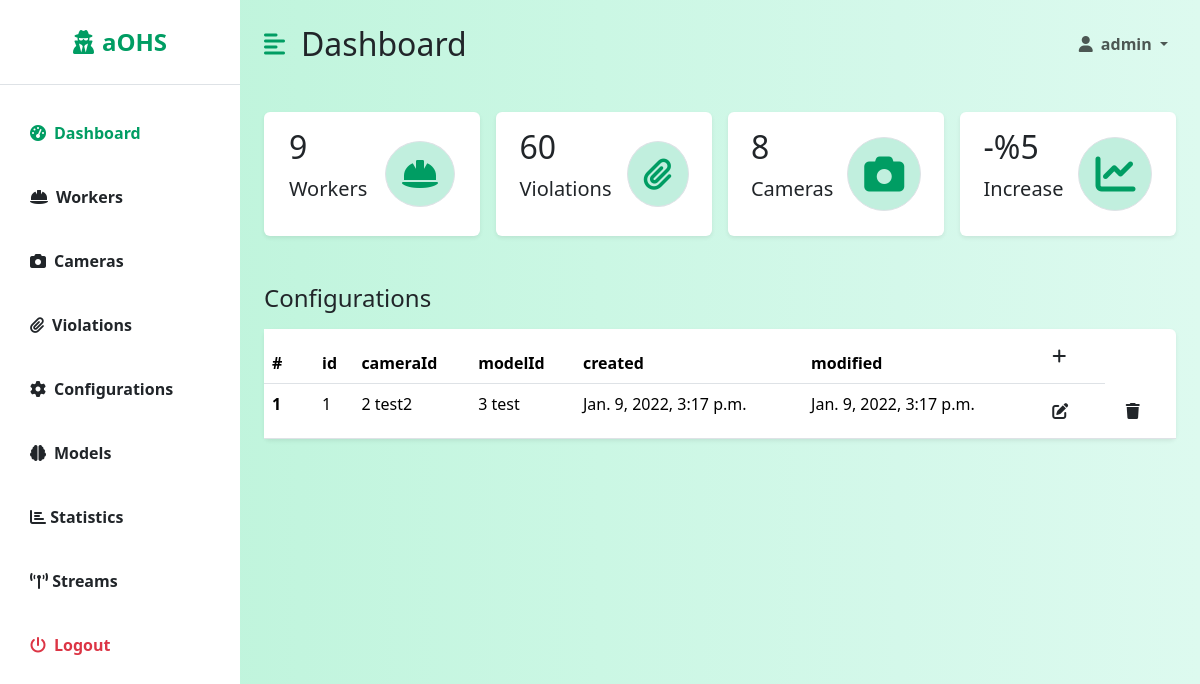
The app's page /dashboard/configurations/ (signed in), older data.
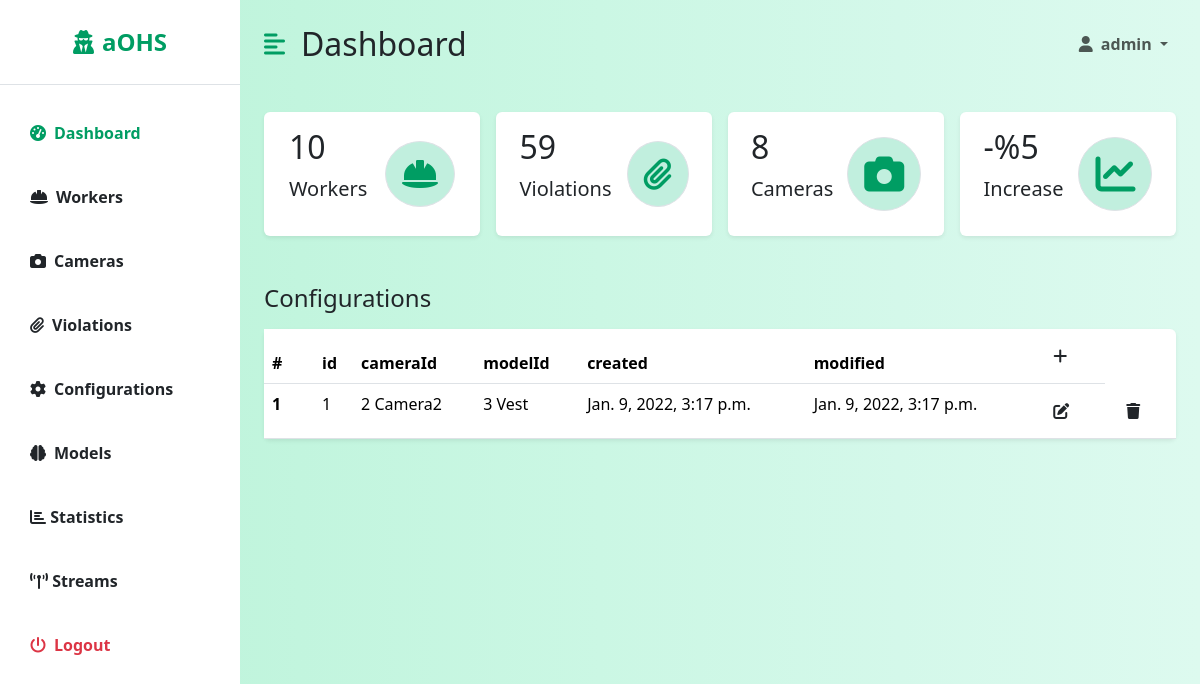
The same page, newer data.
### backend/models.py (models this page shows, shortened)
class Configuration(models.Model):
    id = models.AutoField(primary_key=True)
    cameraId = models.ForeignKey(Camera, on_delete=models.CASCADE, null=False)
    modelId = models.ForeignKey(Model, on_delete=models.CASCADE, null=False)
    created = models.DateTimeField(auto_now_add=True)
    modified = models.DateTimeField(auto_now=True)

class Camera(models.Model):
    id = models.AutoField(primary_key=True)
    url = models.URLField(max_length=100)
    name = models.CharField(max_length=100, null=False)
    userId = models.ForeignKey(User, on_delete=models.DO_NOTHING, null=True)
    created = models.DateTimeField(auto_now_add=True)
    modified = models.DateTimeField(auto_now=True)
    active = models.BooleanField(default=False)
    def __str__(self):
        return str(self.id) + " " + str(self.name)

class Model(models.Model):
    id = models.AutoField(primary_key=True)
    name = models.CharField(max_length=100, null=False)
    path = models.CharField(max_length=100, null=False)
    created = models.DateTimeField(auto_now_add=True)
    modified = models.DateTimeField(auto_now=True)
    def __str__(self):
        return str(self.id) + " " + str(self.name)

### dashboard/views/configuration_views.py (the view, shortened to what this page needs)
# urls.py: path('configurations/', ConfigurationView.as_view()),
class ConfigurationView(LoginRequiredMixin, View, GetCountsMixin):
    login_url = '/login/'
    redirect_field_name = 'redirect_to'
    def get(self, request):
        headers = ["id", "cameraId", "modelId", "created", "modified"]
        configuration = Configuration.objects.all()
        return render(request, 'dashboard/listConfiguration.html', {'headers': headers, 'data': configuration, 'counts': super().get_counts()})

### dashboard/views/mixins.py (called while the page is built)
    def get_counts(self):
        counts = {
            'workers': Worker.objects.filter(active=True).count(),
            'violations': Violation.objects.filter(valid=True).count(),
            'cameras': Camera.objects.count(),
        }
        return counts

### dashboard/templates/dashboard/listConfiguration.html
{% extends 'dashboard/dashboard.html' %}
{% block table %}
    <h3 class="fs-4 mb-3">Configurations</h3>
    <table class="table bg-white rounded shadow-sm  table-hover">
        <thead>
        <tr>
            <th scope="col" width="50">#</th>
            {% for header in headers %}
                <th scope="col">{{ header }}</th>
            {% endfor %}
            <th><a class="btn" href="/dashboard/configurations/add/"><i class="fa fa-plus"></i></a></th>
        </tr>
        </thead>
        <tbody>
        {% for datum in data %}
            <tr>
                <th scope="row">{{ forloop.counter }}</th>
                <td>{{ datum.id }}</td>
                <td>{{ datum.cameraId }}</td>
                <td>{{ datum.modelId }}</td>
                <td>{{ datum.created }}</td>
                <td>{{ datum.modified }}</td>
                <th><a class="btn" href="/dashboard/configurations/edit/{{ datum.id }}/"><i class="fa fa-edit"></i></a>
                </th>
                <th><a class="btn" href="/dashboard/configurations/delete/{{ datum.id }}/"><i
                        class="fa fa-trash"></i></a></th>
            </tr>
        {% endfor %}
        </tbody>
    </table>
{% endblock %}

### dashboard/templates/dashboard/dashboard.html (shortened to what the changed rows need)
{% extends 'base.html' %}
{% block dashboard %}
    <div class="d-flex" id="wrapper">
        <div id="page-content-wrapper">
            <nav class="navbar navbar-expand-lg navbar-light bg-transparent py-4 px-4">
                <div class="d-flex align-items-center">
                    <h2 class="fs-2 m-0">Dashboard</h2>
                </div>
            </nav>
            <div class="container-fluid px-4">
                <div class="row g-3 my-2">
                    <div class="col-md-3">
                        <div class="p-3 bg-white shadow-sm d-flex justify-content-around align-items-center rounded">
                            <div>
                                <h3 class="fs-2">{{ counts.workers }}</h3>
                                <p class="fs-5">Workers</p>
                            </div>
                        </div>
                    </div>
                    <div class="col-md-3">
                        <div class="p-3 bg-white shadow-sm d-flex justify-content-around align-items-center rounded">
                            <div>
                                <h3 class="fs-2">{{ counts.violations }}</h3>
                                <p class="fs-5">Violations</p>
                            </div>
                        </div>
                    </div>
                </div>
                <div class="row my-5">
                    <div class="col">
                        {% block table %}
                        {% endblock %}
                    </div>
                </div>
            </div>
        </div>
    </div>
{% endblock %}

Row changes from the older to the newer data that the page shows:
changed through a linked row, Configuration id 1: cameraId "2 test2" → "2 Camera2"; modelId "3 test" → "3 Vest"
Text that changed along with them:
{{ counts.workers }}: "9" → "10"
{{ counts.violations }}: "60" → "59"
